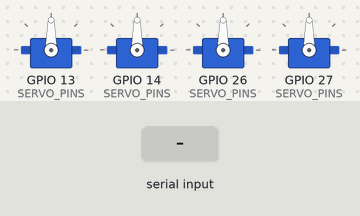
A sketch run on a simulated ESP32. Shown: 4 × servo. The inputs (shaded band) are chosen by the test bench. Nothing arrives over Bluetooth unless stated; what the sketch prints to the serial monitor is not drawn.

Above: at 1.9 s.
2.0 s: "1,90\n" received over the second serial link
At 2.37 s:
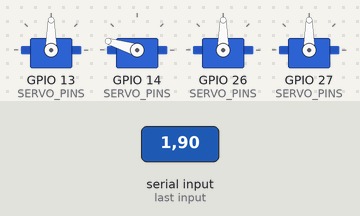
At 3.7 s:
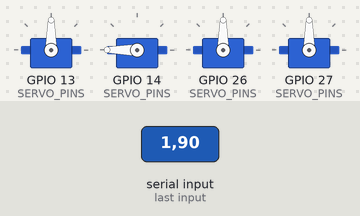
Timing chart, 0 to 5.2 s (numbered marks = the images above; inputs shaded):
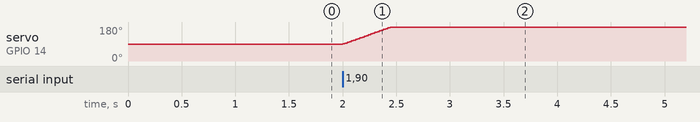

Measured:
- after the input at 2.0 s, servo on GPIO 14 (SERVO_PINS): moves from 90° to 180° over 0.45 s, starting at once

The sketch:

Servo_BLE_Serial_Callibration_Code_ESP32DevModule.ino
```cpp
// ESP32 4x SG90 Bluetooth Controller (50 Hz, fixed 4 channels)
// Library: ESP32Servo (Library Manager)
// Board: ESP32 Dev Module
//
// Command format over Bluetooth (newline-terminated):
//   By INDEX (0..3):
//     "0,+45"   -> servo[0] +45° relative
//     "1,=120"  -> servo[1] to 120° absolute
//   By PIN (matches configured pins below):
//     "13,+10"  -> move servo on GPIO 13 by +10°
//
// Batch multiple ops with ';' (all moved in one synchronized glide):
//   "0,=150;1,-20;26,+30"
//
// Notes:
// - Angles are clamped 0..180
// - SG90 pulse window typical: 500..2400 µs
// - Change SERVO_PINS[] to match your wiring.

#include <BluetoothSerial.h>
#include <ESP32Servo.h>

BluetoothSerial SerialBT;

constexpr int SERVO_MIN_US = 500;   // SG90 typical
constexpr int SERVO_MAX_US = 2400;  // SG90 typical
constexpr int NUM_SERVOS   = 4;

// >>>> EDIT THESE PINS TO MATCH YOUR WIRING <<<<
const int SERVO_PINS[NUM_SERVOS] = {13, 14, 26, 27}; // good PWM-capable GPIOs

struct ServoSlot {
  Servo servo;
  int   pin     = -1;
  int   angle   = 90;
  int   channel = -1; // returned by attach()
};

ServoSlot s[NUM_SERVOS];
String rxLine;

// --- Utilities -------------------------------------------------------------

int indexFromPin(int pin) {
  for (int i = 0; i < NUM_SERVOS; ++i) if (SERVO_PINS[i] == pin) return i;
  return -1;
}

// Accept either an index "0..3" or a pin number matching SERVO_PINS[]
// Returns servo index or -1 on error.
int parseTargetId(const String& id) {
  String t = id; t.trim();
  // Try as integer
  bool isNum = true;
  for (size_t i = 0; i < t.length(); ++i) if (!isDigit(t[i]) && !(i == 0 && t[i] == '-')) { isNum = false; break; }
  if (isNum) {
    long v = t.toInt();
    // If it matches a PIN, map to index; else if 0..NUM_SERVOS-1, treat as index.
    int pinIdx = indexFromPin((int)v);
    if (pinIdx >= 0) return pinIdx;
    if (v >= 0 && v < NUM_SERVOS) return (int)v;
  }
  return -1;
}

static inline int clampAngle(long a) {
  if (a < 0)   return 0;
  if (a > 180) return 180;
  return (int)a;
}

// Non-blocking-ish synchronized glide: step all active servos together
void glideMany(const int targets[NUM_SERVOS], int stepDelayMs = 5) {
  bool anyMoving = true;
  while (anyMoving) {
    anyMoving = false;
    for (int i = 0; i < NUM_SERVOS; ++i) {
      int cur = s[i].angle;
      int tgt = targets[i];
      if (cur == tgt) continue;
      anyMoving = true;
      int step = (tgt > cur) ? 1 : -1;
      cur += step;
      s[i].angle = cur;
      s[i].servo.write(cur);
    }
    if (anyMoving) delay(stepDelayMs);
  }
}

// --- Command parsing -------------------------------------------------------
// One op: "<id>,<+/-delta>" or "<id>,=<abs>"
// where <id> is either servo index (0..3) or a configured GPIO pin (e.g., 13).
bool parseOp(const String& op, int& idxOut, int& targetAngleOut, bool& ok) {
  ok = false;
  int comma = op.indexOf(',');
  if (comma < 0) return false;

  String idStr = op.substring(0, comma); idStr.trim();
  String valStr = op.substring(comma + 1); valStr.trim();

  int idx = parseTargetId(idStr);
  if (idx < 0) return false;

  int target = s[idx].angle;
  if (valStr.length() == 0) return false;

  if (valStr[0] == '=') {
    long absA = valStr.substring(1).toInt();
    target = clampAngle(absA);
  } else {
    long delta = valStr.toInt(); // supports +/-N
    target = clampAngle((long)s[idx].angle + delta);
  }

  idxOut = idx;
  targetAngleOut = target;
  ok = true;
  return true;
}

void handleLine(const String& line) {
  // First pass: parse all ops and build per-servo targets
  int targets[NUM_SERVOS];
  for (int i = 0; i < NUM_SERVOS; ++i) targets[i] = s[i].angle;

  int start = 0;
  bool any = false;

  while (start < (int)line.length()) {
    int sep = line.indexOf(';', start);
    String op = (sep < 0) ? line.substring(start) : line.substring(start, sep);
    op.trim();
    if (op.length() > 0) {
      int idx, tgt; bool ok;
      if (!parseOp(op, idx, tgt, ok) || !ok) {
        SerialBT.printf("ERR: Bad op '%s'. Use index 0..%d or pin in list.\n", op.c_str(), NUM_SERVOS-1);
      } else {
        targets[idx] = tgt;
        any = true;
      }
    }
    if (sep < 0) break;
    start = sep + 1;
  }

  if (!any) return;

  // Second pass: synchronized glide to all targets
  glideMany(targets);

  // Report results
  for (int i = 0; i < NUM_SERVOS; ++i) {
    SerialBT.printf("OK idx=%d pin=%d ch=%d angle=%d\n", i, s[i].pin, s[i].channel, s[i].angle);
  }
}

// --- Arduino lifecycle -----------------------------------------------------

void setup() {
  Serial.begin(115200);
  delay(150);

  // Bluetooth
  SerialBT.begin("MjakaMwise");
  Serial.println("Bluetooth device started as 'MjakaMwise'");
  SerialBT.println("Ready. Use '<id>,±delta' or '<id>,=abs' ; batch with ';'");
  SerialBT.print("Pins: ");
  for (int i = 0; i < NUM_SERVOS; ++i) {
    SerialBT.printf("%d%s", SERVO_PINS[i], (i == NUM_SERVOS-1 ? "\n" : ", "));
  }

  // Attach 4 servos once at boot (prevents channel exhaustion)
  for (int i = 0; i < NUM_SERVOS; ++i) {
    s[i].pin = SERVO_PINS[i];
    s[i].servo.setPeriodHertz(50); // 50 Hz for SG90
    int ch = s[i].servo.attach(s[i].pin, SERVO_MIN_US, SERVO_MAX_US);
    if (ch == 0) {
      SerialBT.printf("ERR: attach failed on pin %d (no free channel)\n", s[i].pin);
    }
    s[i].channel = ch;
    s[i].angle   = 90;
    s[i].servo.write(s[i].angle);
    delay(150);
  }
}

void loop() {
  while (SerialBT.available()) {
    char c = (char)SerialBT.read();
    if (c == '\n' || c == '\r') {
      if (rxLine.length() > 0) { handleLine(rxLine); rxLine = ""; }
    } else {
      rxLine += c;
      if (rxLine.length() > 200) rxLine = ""; // safety
    }
  }
}
```
